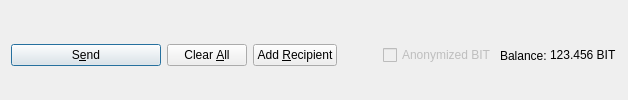
         <widget class="QFrame" name="frame_Send">
          <layout class="QHBoxLayout" name="horizontalLayout">
           <property name="bottomMargin">
            <number>0</number>
           </property>
           <item>
            <widget class="QPushButton" name="sendButton">
             <property name="minimumSize">
              <size>
               <width>150</width>
               <height>0</height>
              </size>
             </property>
             <property name="toolTip">
              <string>Confirm the send action</string>
             </property>
             <property name="text">
              <string>S&amp;end</string>
             </property>
             <property name="icon">
              <iconset resource="../BitMoney.qrc">
               <normaloff>:/icons/send</normaloff>:/icons/send</iconset>
             </property>
             <property name="autoDefault">
              <bool>false</bool>
             </property>
             <property name="default">
              <bool>true</bool>
             </property>
            </widget>
           </item>
           <item>
            <widget class="QPushButton" name="clearButton">
             <property name="sizePolicy">
              <sizepolicy hsizetype="Minimum" vsizetype="Fixed">
               <horstretch>0</horstretch>
               <verstretch>0</verstretch>
              </sizepolicy>
             </property>
             <property name="toolTip">
              <string>Clear all fields of the form.</string>
             </property>
             <property name="text">
              <string>Clear &amp;All</string>
             </property>
             <property name="icon">
              <iconset resource="../BitMoney.qrc">
               <normaloff>:/icons/remove</normaloff>:/icons/remove</iconset>
             </property>
             <property name="autoDefault">
              <bool>false</bool>
             </property>
            </widget>
           </item>
           <item>
            <widget class="QPushButton" name="addButton">
             <property name="toolTip">
              <string>Send to multiple recipients at once</string>
             </property>
             <property name="text">
              <string>Add &amp;Recipient</string>
             </property>
             <property name="icon">
              <iconset resource="../BitMoney.qrc">
               <normaloff>:/icons/add</normaloff>:/icons/add</iconset>
             </property>
             <property name="autoDefault">
              <bool>false</bool>
             </property>
            </widget>
           </item>
           <item>
            <spacer name="horizontalSpacer">
             <property name="orientation">
              <enum>Qt::Horizontal</enum>
             </property>
             <property name="sizeHint" stdset="0">
              <size>
               <width>40</width>
               <height>20</height>
              </size>
             </property>
            </spacer>
           </item>
           <item>
            <layout class="QHBoxLayout" name="horizontalLayout_2">
             <property name="spacing">
              <number>3</number>
             </property>
             <item>
              <widget class="QCheckBox" name="checkzbit">
               <property name="enabled">
                <bool>false</bool>
               </property>
               <property name="text">
                <string>Anonymized BIT</string>
               </property>
              </widget>
             </item>
             <item>
              <widget class="QLabel" name="label">
               <property name="text">
                <string>Balance:</string>
               </property>
              </widget>
             </item>
             <item>
              <widget class="QLabel" name="labelBalance">
               <property name="sizePolicy">
                <sizepolicy hsizetype="Preferred" vsizetype="Fixed">
                 <horstretch>0</horstretch>
                 <verstretch>0</verstretch>
                </sizepolicy>
               </property>
               <property name="cursor">
                <cursorShape>IBeamCursor</cursorShape>
               </property>
               <property name="text">
                <string notr="true">123.456 BIT</string>
               </property>
               <property name="textInteractionFlags">
                <set>Qt::LinksAccessibleByMouse|Qt::TextSelectableByKeyboard|Qt::TextSelectableByMouse</set>
               </property>
              </widget>
             </item>
            </layout>
           </item>
          </layout>
         </widget>
